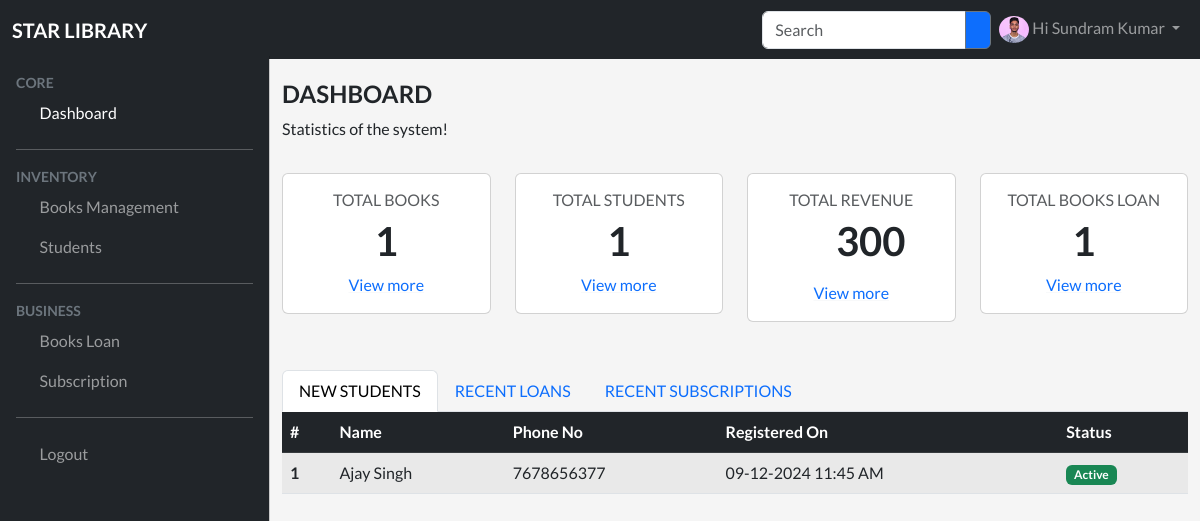
/dashboard.php (signed in), run on the app's committed database.
### tables this page shows
CREATE TABLE `subscriptions` (
  `id` int(11) NOT NULL,
  `student_id` int(11) DEFAULT NULL,
  `plan_id` int(11) DEFAULT NULL,
  `start_date` date DEFAULT NULL,
  `end_date` date DEFAULT NULL,
  `amount` float(10,2) DEFAULT NULL,
  `created_at` timestamp NOT NULL DEFAULT current_timestamp(),
  `updated_at` timestamp NULL DEFAULT NULL
);

CREATE TABLE `students` (
  `id` int(11) NOT NULL,
  `name` varchar(255) DEFAULT NULL,
  `phone_no` varchar(15) DEFAULT NULL,
  `email` varchar(255) DEFAULT NULL,
  `address` text DEFAULT NULL,
  `status` tinyint(1) NOT NULL DEFAULT 1,
  `created_at` timestamp NOT NULL DEFAULT current_timestamp(),
  `updated_at` timestamp NULL DEFAULT NULL
);

### models/dashboard.php (called while the page is built)
<?php
function getCounts($conn)
{
    $counts = array(
        'total_books' => 0,
        'total_students' => 0,
        'total_loans' => 0,
        'total_revenue' => 0,
    );
    $sql = "select count(id) as total_books from books";
    $res = $conn->query($sql);
    if ($res->num_rows > 0) {
        $books = mysqli_fetch_assoc($res);
        $counts['total_books'] = $books['total_books'];
    }
    $sql = "select count(id) as total_students from students";
    $res = $conn->query($sql);
    if ($res->num_rows > 0) {
        $books = mysqli_fetch_assoc($res);
        $counts['total_students'] = $books['total_students'];
    }
    $sql = "select count(id) as total_loans from book_loans";
    $res = $conn->query($sql);
    if ($res->num_rows > 0) {
        $books = mysqli_fetch_assoc($res);
        $counts['total_loans'] = $books['total_loans'];
    }
    $sql = "select sum(amount) as total_revenue from subscriptions";
    $res = $conn->query($sql);
    if ($res->num_rows > 0) {
        $books = mysqli_fetch_assoc($res);
        $counts['total_revenue'] = $books['total_revenue'];
    }
    return $counts;
}
function getTabData($conn)
{
    $tabs = array(
        'students' => array(),
        'loans' => array(),
        'subscriptions' => array(),
    );
    $sql = "select * from students order by id desc limit 5";
    $res = $conn->query($sql);
    if ($res->num_rows > 0) {
        while ($row = $res->fetch_assoc()) {
            $tabs['students'][] = $row;
        }
    }
    $sql = "select l.*, b.title as book_title, s.name as student_name
        from book_loans l
        inner join books b on b.id = l.book_id
        inner join students s on s.id = l.student_id
        order by l.id desc limit 5";
    $res = $conn->query($sql);
    if ($res->num_rows > 0) {
        while ($row = $res->fetch_assoc()) {
            $tabs['loans'][] = $row;
        }
    }
    $sql = "select s.*, p.title as plan_name, st.name as student_name
        from subscriptions s
        inner join subscription_plans p on p.id = s.plan_id
        inner join students st on st.id = s.student_id
        order by s.id desc limit 5";
    $res = $conn->query($sql);
    if ($res->num_rows > 0) {
        while ($row = $res->fetch_assoc()) {
            $tabs['subscriptions'][] = $row;
        }
    }
    return $tabs;
}

### dashboard.php (the view, shortened to what this page needs)
<?php
include_once(DIR_URL . "config/database.php");
include_once(DIR_URL . "models/dashboard.php");
$counts = getCounts($conn);
$tabs = getTabData($conn);
include_once(DIR_URL . "include/header.php");
include_once(DIR_URL . "include/topbar.php");
include_once(DIR_URL . "include/sidebar.php");
?>
<main class="mt-5 pt-3">
    <div class="container-fluid">
        <div class="row">
            <div class="col-md-12 my-3">
                <h4 class="fw-bold text-uppercase">Dashboard</h4>
                <p>Statistics of the system!</p>
            </div>
            <div class="col-md-3">
                <div class="card">
                    <div class="card-body text-center">
                        <h6 class="card-title text-uppercase text-muted">
                            Total Books
                        </h6>
                        <p class="h1 fw-bold"><?php echo $counts['total_books'] ?></p>
                        <a href="<?php echo BASE_URL ?>books" class="card-link link-underline-light">View more
                        </a>
                    </div>
                </div>
            </div>
            <div class="col-md-3">
                <div class="card">
                    <div class="card-body text-center">
                        <h6 class="card-title text-uppercase text-muted">
                            Total Students
                        </h6>
                        <p class="h1 fw-bold"><?php echo $counts['total_students'] ?></p>
                        <a href="<?php echo BASE_URL ?>students" class="card-link link-underline-light">View more</a>
                    </div>
                </div>
            </div>
            <div class="col-md-3">
                <div class="card">
                    <div class="card-body text-center">
                        <h6 class="card-title text-uppercase text-muted">
                            Total Revenue
                        </h6>
                        <p class="h1 fw-bold">
                            <i class="fa-solid fa-indian-rupee-sign"></i> <?php echo number_format($counts['total_revenue']) ?></p>
                        <a href="<?php echo BASE_URL ?>subscriptions/purchase-history.php" class="card-link link-underline-light">View more
                        </a>
                    </div>
                </div>
            </div>
            <div class="col-md-3">
                <div class="card">
                    <div class="card-body text-center">
                        <h6 class="card-title text-uppercase text-muted">
                            Total Books Loan
                        </h6>
                        <p class="h1 fw-bold"><?php echo $counts['total_loans'] ?></p>
                        <a href="<?php echo BASE_URL ?>loans" class="card-link link-underline-light">View more</a>
                    </div>
                </div>
            </div>
        </div>
        <div class="row mt-5">
            <div class="col-md-12">
                <ul class="nav nav-tabs" id="myTab" role="tablist">
                    <li class="nav-item" role="presentation">
                        <button class="nav-link text-uppercase active" id="new-students" data-bs-toggle="tab" data-bs-target="#new-students-pane" type="button" role="tab" aria-controls="new-students-pane" aria-selected="true">
                            New Students
                        </button>
                    </li>
                    <li class="nav-item" role="presentation">
                        <button class="nav-link text-uppercase" id="recent-loans" data-bs-toggle="tab" data-bs-target="#recent-loans-pane" type="button" role="tab" aria-controls="recent-loans-pane" aria-selected="false">
                            Recent Loans
                        </button>
                    </li>
                    <li class="nav-item" role="presentation">
                        <button class="nav-link text-uppercase" id="recent-subscription" data-bs-toggle="tab" data-bs-target="#recent-subscription-pane" type="button" role="tab" aria-controls="recent-subscription-pane" aria-selected="false">
                            Recent Subscriptions
                        </button>
                    </li>
                </ul>
                <div class="tab-content" id="myTabContent">
                    <div class="tab-pane fade show active" id="new-students-pane" role="tabpanel" aria-labelledby="new-students" tabindex="0">
                        <div class="table-responsive">
                            <table class="table table-responsive table-striped">
                                <thead class="table-dark">
                                    <tr>
                                        <th scope="col">#</th>
                                        <th scope="col">Name</th>
                                        <th scope="col">Phone No</th>
                                        <th scope="col">Registered On</th>
                                        <th scope="col">Status</th>
                                    </tr>
                                </thead>
                                <tbody>
                                    <?php
                                    $i = 1;
                                    foreach ($tabs['students'] as $st) {
                                        ?>
                                        <tr>
                                            <th><?php echo $i++ ?></th>
                                            <td><?php echo $st['name'] ?></td>
                                            <td><?php echo $st['phone_no'] ?></td>
                                            <td><?php echo date("d-m-Y H:i A", strtotime($st['created_at'])) ?></td>
                                            <td>
                                                <?php
                                                if ($st['status'] == 1)
                                                    echo '<span class="badge text-bg-success">Active</span>';
                                                else echo '<span class="badge text-bg-danger">Inactive</span>';
                                                ?>
                                            </td>
                                        </tr>
                                    <?php } ?>
                                </tbody>
                            </table>
                        </div>
                    </div>
                </div>
            </div>
        </div>
    </div>
</main>
<?php include_once(DIR_URL . "include/footer.php") ?>

### assets/css/style.css (style rules this page uses)
body { font-family: "Lato", sans-serif; background-color: #f5f5f5; height: 100vh; }
:root { --offcanvas-width: 270px; --topNavbarHeight: 56px; }
@media (min-width: 992px) { body { overflow: auto !important; } }
@media (min-width: 992px) { main { margin-left: var(--offcanvas-width); } }

### data on the page
subscriptions: plan "1", amount "300"
students: name "Ajay Singh", phone_no "7678656377", created_at "09-12-2024 11:45 AM", status "Active"

### other printed values
$_SESSION['user']['name'] "Sundram Kumar"
